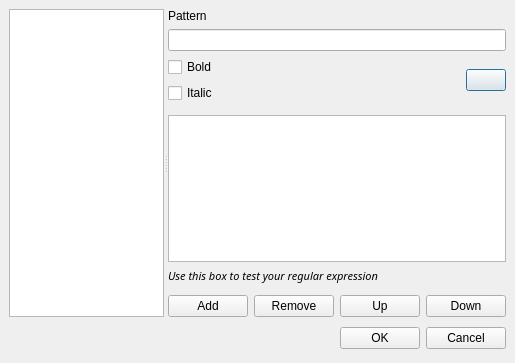
<ui version="4.0" >
 <class>PrefHighlight</class>
 <widget class="QDialog" name="PrefHighlight" >
  <property name="geometry" >
   <rect>
    <x>0</x>
    <y>0</y>
    <width>515</width>
    <height>363</height>
   </rect>
  </property>
  <property name="windowTitle" >
   <string>Dialog</string>
  </property>
  <layout class="QVBoxLayout" >
   <property name="margin" >
    <number>9</number>
   </property>
   <property name="spacing" >
    <number>6</number>
   </property>
   <item>
    <widget class="QSplitter" name="splitter" >
     <property name="orientation" >
      <enum>Qt::Horizontal</enum>
     </property>
     <widget class="QListWidget" name="m_pattern_list" />
     <widget class="QWidget" name="layoutWidget" >
      <layout class="QVBoxLayout" >
       <property name="margin" >
        <number>0</number>
       </property>
       <property name="spacing" >
        <number>6</number>
       </property>
       <item>
        <layout class="QVBoxLayout" >
         <property name="margin" >
          <number>0</number>
         </property>
         <property name="spacing" >
          <number>6</number>
         </property>
         <item>
          <widget class="QLabel" name="label" >
           <property name="text" >
            <string>Pattern</string>
           </property>
          </widget>
         </item>
         <item>
          <widget class="QLineEdit" name="m_pattern" />
         </item>
        </layout>
       </item>
       <item>
        <layout class="QHBoxLayout" >
         <property name="margin" >
          <number>0</number>
         </property>
         <property name="spacing" >
          <number>6</number>
         </property>
         <item>
          <layout class="QVBoxLayout" >
           <property name="margin" >
            <number>0</number>
           </property>
           <property name="spacing" >
            <number>6</number>
           </property>
           <item>
            <widget class="QCheckBox" name="m_bold" >
             <property name="text" >
              <string>Bold</string>
             </property>
            </widget>
           </item>
           <item>
            <widget class="QCheckBox" name="m_italic" >
             <property name="text" >
              <string>Italic</string>
             </property>
            </widget>
           </item>
          </layout>
         </item>
         <item>
          <spacer>
           <property name="orientation" >
            <enum>Qt::Horizontal</enum>
           </property>
           <property name="sizeHint" >
            <size>
             <width>40</width>
             <height>20</height>
            </size>
           </property>
          </spacer>
         </item>
         <item>
          <widget class="KColorButton" name="m_color" >
           <property name="text" >
            <string/>
           </property>
          </widget>
         </item>
        </layout>
       </item>
       <item>
        <spacer>
         <property name="orientation" >
          <enum>Qt::Vertical</enum>
         </property>
         <property name="sizeHint" >
          <size>
           <width>20</width>
           <height>52</height>
          </size>
         </property>
        </spacer>
       </item>
       <item>
        <layout class="QVBoxLayout" >
         <property name="margin" >
          <number>0</number>
         </property>
         <property name="spacing" >
          <number>6</number>
         </property>
         <item>
          <widget class="QTextEdit" name="m_test" />
         </item>
         <item>
          <widget class="QLabel" name="label2" >
           <property name="font" >
            <font>
             <family>Sans Serif</family>
             <pointsize>8</pointsize>
             <weight>50</weight>
             <italic>true</italic>
             <bold>false</bold>
             <underline>false</underline>
             <strikeout>false</strikeout>
            </font>
           </property>
           <property name="text" >
            <string>Use this box to test your regular expression</string>
           </property>
          </widget>
         </item>
        </layout>
       </item>
       <item>
        <spacer>
         <property name="orientation" >
          <enum>Qt::Vertical</enum>
         </property>
         <property name="sizeHint" >
          <size>
           <width>20</width>
           <height>51</height>
          </size>
         </property>
        </spacer>
       </item>
       <item>
        <layout class="QHBoxLayout" >
         <property name="margin" >
          <number>0</number>
         </property>
         <property name="spacing" >
          <number>6</number>
         </property>
         <item>
          <layout class="QHBoxLayout" >
           <property name="margin" >
            <number>0</number>
           </property>
           <property name="spacing" >
            <number>6</number>
           </property>
           <item>
            <widget class="QPushButton" name="m_add" >
             <property name="text" >
              <string>Add</string>
             </property>
            </widget>
           </item>
           <item>
            <widget class="QPushButton" name="m_delete" >
             <property name="text" >
              <string>Remove</string>
             </property>
            </widget>
           </item>
          </layout>
         </item>
         <item>
          <spacer>
           <property name="orientation" >
            <enum>Qt::Horizontal</enum>
           </property>
           <property name="sizeHint" >
            <size>
             <width>20</width>
             <height>20</height>
            </size>
           </property>
          </spacer>
         </item>
         <item>
          <layout class="QHBoxLayout" >
           <property name="margin" >
            <number>0</number>
           </property>
           <property name="spacing" >
            <number>6</number>
           </property>
           <item>
            <widget class="QPushButton" name="m_up" >
             <property name="text" >
              <string>Up</string>
             </property>
            </widget>
           </item>
           <item>
            <widget class="QPushButton" name="m_down" >
             <property name="text" >
              <string>Down</string>
             </property>
            </widget>
           </item>
          </layout>
         </item>
        </layout>
       </item>
      </layout>
     </widget>
    </widget>
   </item>
   <item>
    <layout class="QHBoxLayout" >
     <property name="margin" >
      <number>0</number>
     </property>
     <property name="spacing" >
      <number>6</number>
     </property>
     <item>
      <spacer>
       <property name="orientation" >
        <enum>Qt::Horizontal</enum>
       </property>
       <property name="sizeHint" >
        <size>
         <width>131</width>
         <height>31</height>
        </size>
       </property>
      </spacer>
     </item>
     <item>
      <widget class="QPushButton" name="m_ok" >
       <property name="text" >
        <string>OK</string>
       </property>
      </widget>
     </item>
     <item>
      <widget class="QPushButton" name="m_cancel" >
       <property name="text" >
        <string>Cancel</string>
       </property>
      </widget>
     </item>
    </layout>
   </item>
  </layout>
 </widget>
 <customwidgets>
  <customwidget>
   <class>KColorButton</class>
   <extends>QPushButton</extends>
   <header>kdewidgets.h</header>
  </customwidget>
 </customwidgets>
 <resources/>
 <connections>
  <connection>
   <sender>m_ok</sender>
   <signal>clicked()</signal>
   <receiver>PrefHighlight</receiver>
   <slot>accept()</slot>
   <hints>
    <hint type="sourcelabel" >
     <x>423</x>
     <y>350</y>
    </hint>
    <hint type="destinationlabel" >
     <x>96</x>
     <y>254</y>
    </hint>
   </hints>
  </connection>
  <connection>
   <sender>m_cancel</sender>
   <signal>clicked()</signal>
   <receiver>PrefHighlight</receiver>
   <slot>reject()</slot>
   <hints>
    <hint type="sourcelabel" >
     <x>504</x>
     <y>350</y>
    </hint>
    <hint type="destinationlabel" >
     <x>179</x>
     <y>282</y>
    </hint>
   </hints>
  </connection>
 </connections>
</ui>
